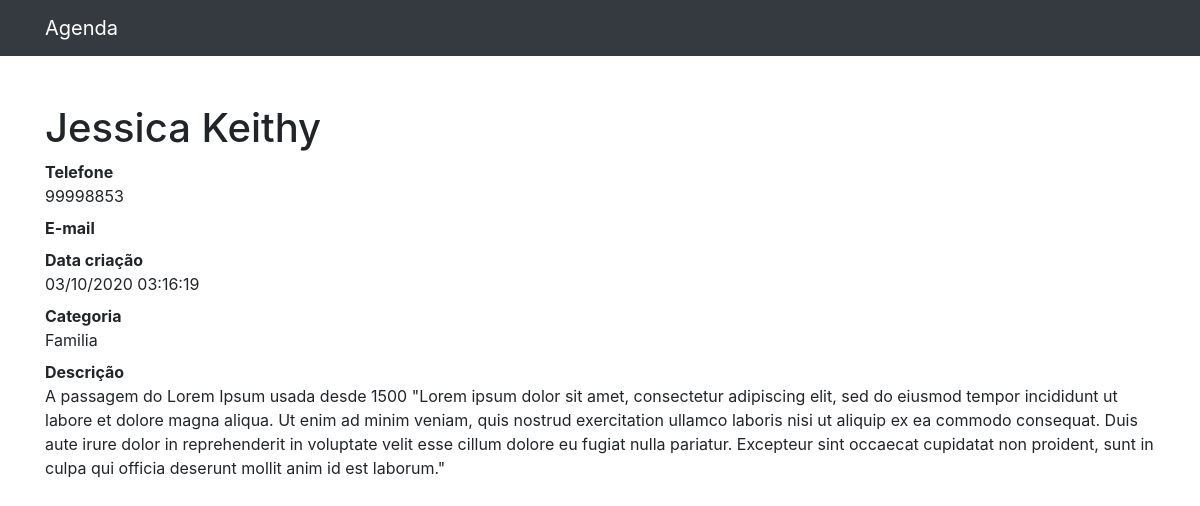
The page /1 on the database its author committed.
### contatos/models.py (models this page shows, shortened)
class Contato(models.Model):
    nome = models.CharField(max_length=250)
    sobrenome = models.CharField(max_length=250, blank=True)
    telefone = models.CharField(max_length=250)
    email = models.CharField(max_length=250, blank=True)
    data_da_criação = models.DateTimeField(default=timezone.now)
    descrição = models.TextField(blank=True)
    categoria = models.ForeignKey(Categoria, on_delete=models.DO_NOTHING)
    mostrar = models.BooleanField(default=True)

class Categoria(models.Model):
    nome = models.CharField(max_length=250)
    def __str__(self):
        return self.nome

### contatos/views.py (the view)
# urls.py: path('<int:contato_id>', views.detalhes, name='detalhes'),
def detalhes(request, contato_id):
    contato = get_object_or_404(Contato, id=contato_id)
    if not contato.mostrar:
        raise Http404()
    return render(request, 'contatos/detalhes.html', {
        'contato': contato
    })

### contatos/templates/contatos/detalhes.html (shortened to what this page needs)
{% extends 'base.html'%}
{% block 'conteudo' %}
        <h1 class="mt-5">{{contato.nome}} {{contato.sobrenome}}</h1>
        <dl>
          <dt>Telefone</dt>
          <dd>{{contato.telefone}}</dd>
          <dt>E-mail</dt>
          <dt>Data criação</dt>
          <dd>{{contato.data_da_criação|date:'d/m/Y h:i:s'}}</dd>
          <dt>Categoria</dt>
          <dd>{{contato.categoria}}</dd>
          <dt>Descrição</dt>
          <dd>
            {{contato.descrição}}
          </dd>
        </dl>
{% endblock  %}

### rows shown on the page
Contato: nome "Jessica", sobrenome "Keithy", telefone "99998853", data_da_criação "03/10/2020 03:16:19", categoria "Familia", descrição "A passagem do Lorem Ipsum usada desde 1500 \"Lorem ipsum dolor sit amet, consectetur adipiscing elit, sed do eiusmod tempor incididunt ut labore et dolore magna aliqua. Ut enim ad minim veniam, quis nostrud exercitation ullamco laboris nisi ut aliquip ex ea commodo consequat. Duis aute irure dolor in reprehenderit in voluptate velit esse cillum dolore eu fugiat nulla pariatur. Excepteur sint occaecat cupidatat non proident, sunt in culpa qui officia deserunt mollit anim id est laborum.\""
